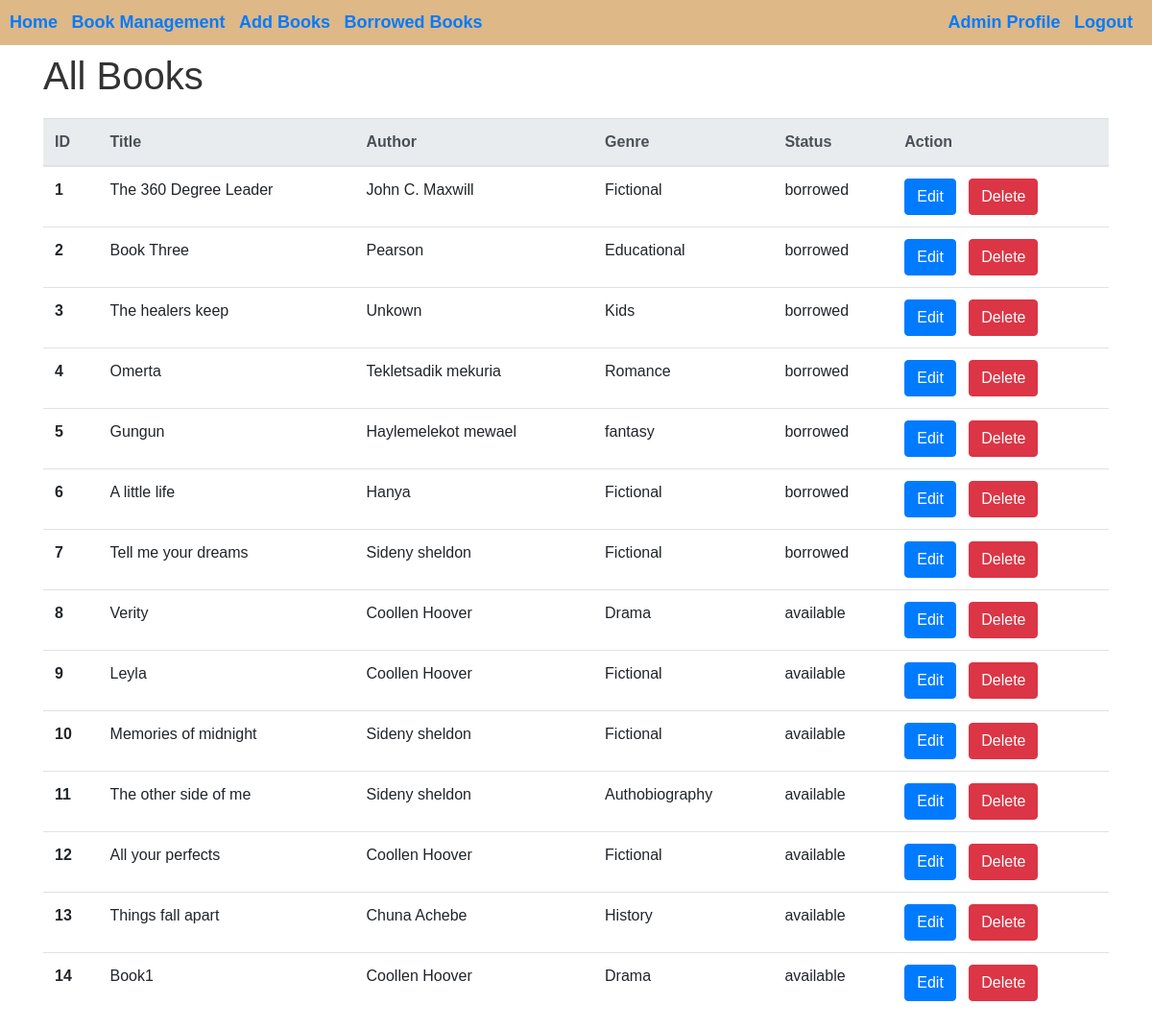
The app's page /books/ (signed in) with its own data.
### bookmanagement/models.py (models this page shows, shortened)
class Book(models.Model):
    title = models.CharField(max_length=100)
    author = models.CharField(max_length=100)
    genre = models.CharField(max_length=50)
    book_file=models.FileField(upload_to='books_pdfs', default= "")
    book_cover=models.ImageField(upload_to='library_manage/books_image', default = "")
    ratings=models.DecimalField(max_digits=3, decimal_places=1, default = 2)
    status_choices = [
        ('available', 'Available'),
        ('borrowed', 'Borrowed'),
    ]
    status = models.CharField(max_length=20, choices=status_choices, default='available')

### bookmanagement/views.py (the view)
    def wrapper(request, *args, **kwargs):
        if request.user.is_authenticated and (request.user.is_superuser or request.user.is_admin):
            return view_func(request, *args, **kwargs)
        else:
            return redirect('login')  # Redirect to login page if not admin or super admin

### bookmanagement/views.py (called while the page is built)
def admin_required(view_func):
    def wrapper(request, *args, **kwargs):
        if request.user.is_authenticated and (request.user.is_superuser or request.user.is_admin):
            return view_func(request, *args, **kwargs)
        else:
            return redirect('login')  # Redirect to login page if not admin or super admin
    return wrapper

@login_required(login_url='login')
@admin_required
def book_list(request):
    books = Book.objects.all()
    us=User.objects.all()
    context={'books':books}
    return render(request, 'bookmanagement/book_list.html', context=context)

### bookmanagement/templates/bookmanagement/book_list.html (shortened to what this page needs)
<!doctype html>
<html lang="en">
<head>
  <link rel="stylesheet" href="https://cdnjs.cloudflare.com/ajax/libs/font-awesome/5.15.2/css/all.min.css"
 />
  <link rel="stylesheet" href="https://cdn.jsdelivr.net/npm/bootstrap@4.4.1/dist/css/bootstrap.min.css"
>
</head>
<body>
  <header>
    <nav>
      <ul>
        <li><a href="{% url 'home' %}" style="text-decoration: none; font-weight: bold; font-size: 18px;">Home</a></li>
        <li><a href="booklist" style="text-decoration: none; font-weight: bold; font-size: 18px;">Book Management</a></li>
        <li><a href="AddBook" style="text-decoration: none; font-weight: bold; font-size: 18px;">Add Books</a></li>
        <li><a href="Borrowed" style="text-decoration: none; font-weight: bold; font-size: 18px;">Borrowed Books</a></li>
      </ul>
      <ul>
        <li><a href="#" style="text-decoration: none; font-weight: bold; font-size: 18px;">Admin Profile</a></li>
        <li><a href="{% url 'logout' %}" style="text-decoration: none; font-weight: bold; font-size: 18px;">Logout</a></li>
      </ul>
    </nav>
  </header>
  <div class="container">
    <h1 class="mt-2">All Books</h1>
    <table class="table">
      <thead class="thead-light">
        <tr>
          <th scope="col">ID</th>
          <th scope="col">Title</th>
          <th scope="col">Author</th>
          <th scope="col">Genre</th>
          <th scope="col">Status</th>
        <th scope="col">Action</th>
        </tr>
      </thead>
      <tbody>
        {% for i in books %}
        <tr>
          <th scope="row">{{ forloop.counter }}</th>
          <td>{{ i.title }}</td>
          <td>{{ i.author }}</td>
          <td>{{ i.genre }}</td>
          <td>{{ i.status }}</td>
          <td>
            <a href="editbook?bookid={{i.id}}"><button type="button" class="btn btn-primary">Edit</button></a>
            <a href="deletebook?bookid={{i.id}}"><button type="button" class="btn btn-danger">Delete</button></a>
          </td>
        </tr>
        {% endfor %}
      </tbody>
    </table>
  </div>

### bookmanagement/templates/bookmanagement/book_list.html (style rules this page uses)
body { font-family: Arial, sans-serif; margin: 0; padding: 0; }
header { background-color: burlywood; color: #fff; padding: 10px; text-align: center; }
nav { display: flex; justify-content: space-between; align-items: center; }
nav ul { list-style-type: none; margin: 0; padding: 0; }
nav ul li { display: inline; margin-right: 10px; }
h1 { color: #333; }
.table { margin-top: 20px; }

### records on screen
Book: title "The 360 Degree Leader", author "John C. Maxwill", genre "Fictional", status "borrowed"
Book: title "Book Three", author "Pearson", genre "Educational", status "borrowed"
Book: title "The healers keep", author "Unkown", genre "Kids", status "borrowed"
Book: title "Omerta", author "Tekletsadik mekuria", genre "Romance", status "borrowed"
Book: title "Gungun", author "Haylemelekot mewael", genre "fantasy", status "borrowed"
Book: title "A little life", author "Hanya", genre "Fictional", status "borrowed"
Book: title "Tell me your dreams", author "Sideny sheldon", genre "Fictional", status "borrowed"
Book: title "Verity", author "Coollen Hoover", genre "Drama", status "available"
Book: title "Leyla", author "Coollen Hoover", genre "Fictional", status "available"
Book: title "Memories of midnight", author "Sideny sheldon", genre "Fictional", status "available"
Book: title "The other side of me", author "Sideny sheldon", genre "Authobiography", status "available"
Book: title "All your perfects", author "Coollen Hoover", genre "Fictional", status "available"
Book: title "Things fall apart", author "Chuna Achebe", genre "History", status "available"
Book: title "Book1", author "Coollen Hoover", genre "Drama", status "available"
